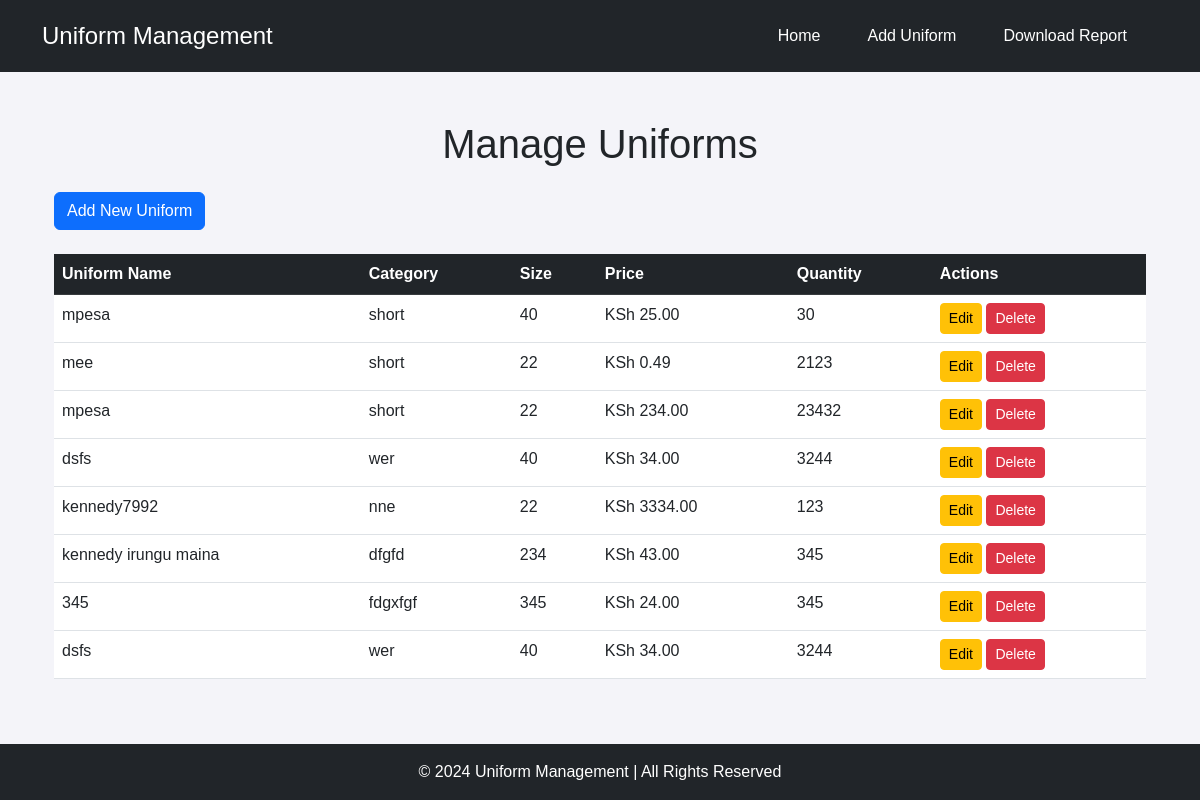
The page /manage_uniforms/ on the database its author committed.
### inventory/models.py (models this page shows, shortened)
class Uniform(models.Model):
    name = models.CharField(max_length=100)
    category = models.CharField(max_length=50)
    size = models.CharField(max_length=20)
    quantity = models.IntegerField()
    price = models.DecimalField(max_digits=10, decimal_places=2)
    supplier = models.CharField(max_length=100)
    date_added = models.DateTimeField(auto_now_add=True)
    stock = models.IntegerField(default=0)  # Add default value of 0

### inventory/views.py (the view)
# urls.py: path('manage_uniforms/', views.manage_uniforms, name='manage_uniforms'),
def manage_uniforms(request):
    uniforms = Uniform.objects.all()
    return render(request, 'manage_uniforms.html', {'uniforms': uniforms})

### inventory/templates/manage_uniforms.html (shortened to what this page needs)
{% extends 'base.html' %}
{% block content %}
<div class="container my-5">
    <h1 class="text-center mb-4">Manage Uniforms</h1>
    <div class="mb-4">
        <a href="{% url 'add_uniform' %}" class="btn btn-primary">Add New Uniform</a>
    </div>
    <table class="table table-hover">
        <thead class="table-dark">
            <tr>
                <th>Uniform Name</th>
                <th>Category</th>
                <th>Size</th>
                <th>Price</th>
                <th>Quantity</th>
                <th>Actions</th>
            </tr>
        </thead>
        <tbody>
            {% for uniform in uniforms %}
            <tr>
                <td>{{ uniform.name }}</td>
                <td>{{ uniform.category }}</td>
                <td>{{ uniform.size }}</td>
                <td>KSh {{ uniform.price }}</td>
                <td>{{ uniform.quantity }}</td>
                <td>
                    <a href="{% url 'edit_uniform' uniform.id %}" class="btn btn-sm btn-warning">Edit</a>
                    <a href="{% url 'delete_uniform' uniform.id %}" class="btn btn-sm btn-danger">Delete</a>
                </td>
            </tr>
            {% empty %}
            <tr>
                <td colspan="6" class="text-center">No uniforms available.</td>
            </tr>
            {% endfor %}
        </tbody>
    </table>
</div>
{% endblock %}

### inventory/static/css/styles.css (style rules this page uses)
body { font-family: Arial, sans-serif; margin: 0; padding: 0; background-color: #f4f4f9; }

### rows shown on the page
Uniform: name "mpesa", category "short", size "40", price "25.00", quantity "30"
Uniform: name "mee", category "short", size "22", price "0.49", quantity "2123"
Uniform: name "mpesa", category "short", size "22", price "234.00", quantity "23432"
Uniform: name "dsfs", category "wer", size "40", price "34.00", quantity "3244"
Uniform: name "kennedy7992", category "nne", size "22", price "3334.00", quantity "123"
Uniform: name "kennedy irungu maina", category "dfgfd", size "234", price "43.00", quantity "345"
Uniform: name "345", category "fdgxfgf", size "345", price "24.00", quantity "345"
Uniform: name "dsfs", category "wer", size "40", price "34.00", quantity "3244"
